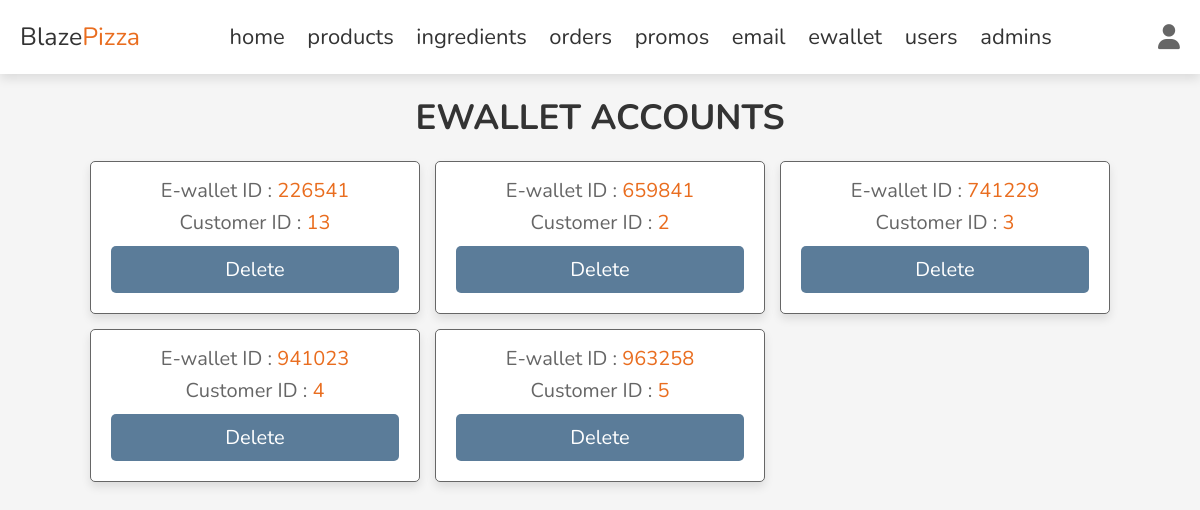
The page /admin/ewallet_users.php (signed in) on the database its author committed.
### tables this page shows
CREATE TABLE `ewallet` (
  `eWalletID` int(6) NOT NULL,
  `customerID` int(6) NOT NULL,
  `eWalletPass` varchar(25) NOT NULL,
  `balance` float(10,0) NOT NULL,
  `currency` varchar(20) NOT NULL,
  `eWalletStatus` varchar(25) NOT NULL
);

### admin/ewallet_users.php (the view, shortened to what this page needs)
<?php
include '../app/config.php';
?>
<!DOCTYPE html>
<html lang="en">
<head>
   <link rel="stylesheet" href="https://cdnjs.cloudflare.com/ajax/libs/font-awesome/6.1.1/css/all.min.css">
   <link rel="stylesheet" href="../css/admin_style.css">
</head>
<body>
<?php include 'admin_header.php' ?>
<section class="accounts">
   <h1 class="heading">Ewallet accounts</h1>
   <div class="box-container">
   <?php
      $select_accounts = $conn->prepare("SELECT * FROM ewallet");
      $select_accounts->execute();
      if($select_accounts->rowCount() > 0){
         while($fetch_accounts = $select_accounts->fetch(PDO::FETCH_ASSOC)){
   ?>
<div class="box">
      <p> E-wallet ID : <span><?= $fetch_accounts['eWalletID']; ?></span> </p>
      <p> Customer ID : <span><?= $fetch_accounts['customerID']; ?></span> </p>
      <a href="ewallet_users.php?delete=<?= $fetch_accounts['eWalletID']; ?>" onclick="return confirm('delete this account?')" class="delete-btn">delete</a>
   </div>
   <?php
         }
      }else{
         echo '<p class="empty">no accounts available!</p>';
      }
   ?>
   </div>
</section>
</body>
</html>

### css/admin_style.css (style rules this page uses)
* { font-family: 'Nunito', sans-serif; margin:0; padding:0; box-sizing: border-box; outline: none; border:none; text-decoration: none; transition: .2s linear; }
html { font-size: 62.5%; overflow-x: hidden; scroll-behavior: smooth; scroll-padding-top: 7rem; }
body { background: #f5f5f5; }
section { padding:2rem; margin:0 auto; max-width: 1200px; }
.heading { text-align: center; margin-bottom: 2rem; font-size: 3.5rem; color:#333; text-transform: uppercase; }
.delete-btn, .option-btn, .btn { display: block; width: 100%; margin-top: 1rem; border-radius: .5rem; padding:1rem 3rem; font-size: 2rem; color:#fff; cursor: pointer; text-transform: capitalize; text-align: center; }
.delete-btn { background-color: #5b7c99; }
.accounts .box-container { display: grid; grid-template-columns: repeat(auto-fit, 33rem); gap:1.5rem; align-items: flex-start; justify-content: center; }
.accounts .box-container .box { padding:2rem; padding-top: 1rem; border-radius: .5rem; text-align: center; border:.1rem solid #666; background-color:#fff; box-shadow:0 .5rem 1rem rgba(0,0,0,.1); }
.accounts .box-container .box p { font-size: 2rem; color:#666; margin: .5rem 0; }
.accounts .box-container .box p span { color:#E96D1F; }

### rows shown on the page
ewallet: eWalletID "226541", customerID "13"
ewallet: eWalletID "659841", customerID "2"
ewallet: eWalletID "741229", customerID "3"
ewallet: eWalletID "941023", customerID "4"
ewallet: eWalletID "963258", customerID "5"
